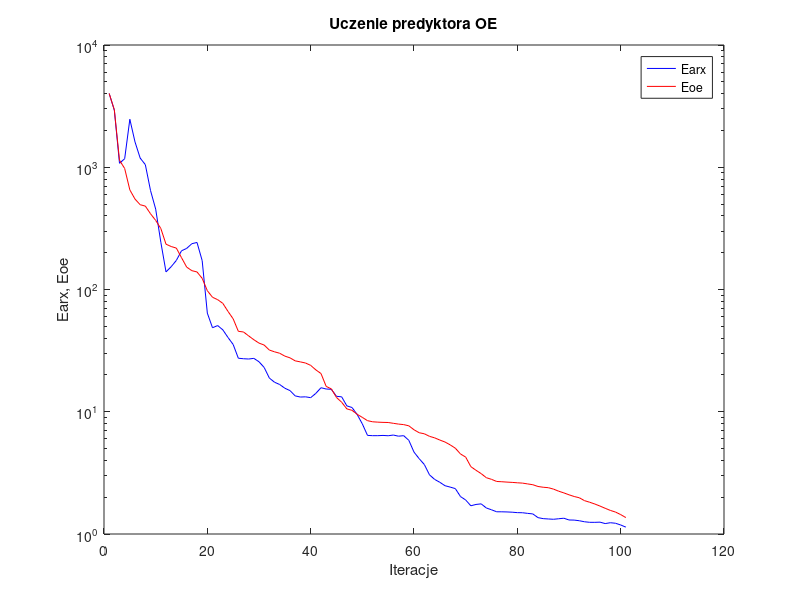
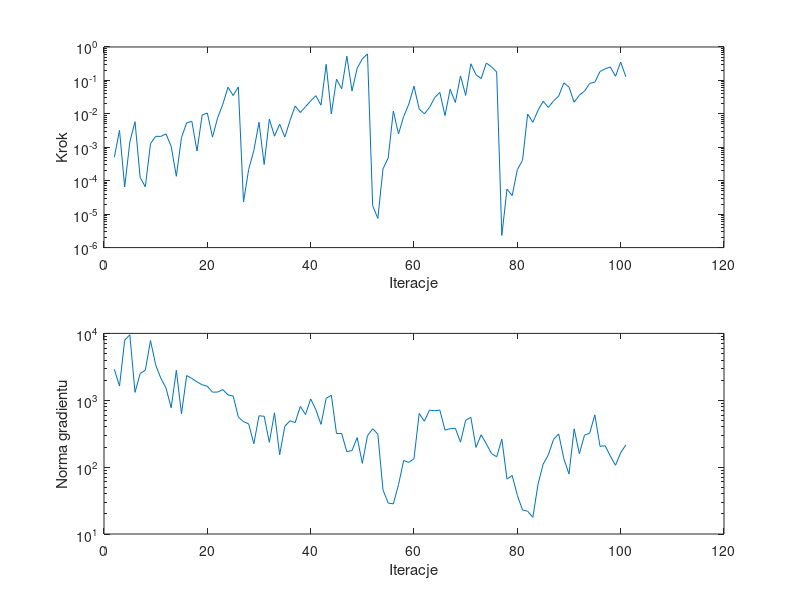

Recreate these plots in MATLAB, in order.
%uczenie predyktora oe
clear all;
n=0; farx(n+1)=4.009182e+003; foe(n+1)=4.014593e+003; wspucz(n+1)=0.000000e+000; ng(n+1)=0.000000e+000;
%odnowa zmiennej metryki
n=1; farx(n+1)=2.928010e+003; foe(n+1)=2.948513e+003; krok(n+1)=5.033545e-004; ng(n+1)=2.909504e+003;
n=2; farx(n+1)=1.077350e+003; foe(n+1)=1.141451e+003; krok(n+1)=3.223493e-003; ng(n+1)=1.629853e+003;
n=3; farx(n+1)=1.174452e+003; foe(n+1)=9.770200e+002; krok(n+1)=6.503398e-005; ng(n+1)=7.886044e+003;
n=4; farx(n+1)=2.468950e+003; foe(n+1)=6.528351e+002; krok(n+1)=1.442683e-003; ng(n+1)=9.545292e+003;
n=5; farx(n+1)=1.611356e+003; foe(n+1)=5.491162e+002; krok(n+1)=5.829556e-003; ng(n+1)=1.312746e+003;
n=6; farx(n+1)=1.188920e+003; foe(n+1)=4.938850e+002; krok(n+1)=1.244258e-004; ng(n+1)=2.508106e+003;
n=7; farx(n+1)=1.050149e+003; foe(n+1)=4.810470e+002; krok(n+1)=6.564208e-005; ng(n+1)=2.819320e+003;
n=8; farx(n+1)=6.460402e+002; foe(n+1)=4.166411e+002; krok(n+1)=1.284763e-003; ng(n+1)=7.815823e+003;
n=9; farx(n+1)=4.547228e+002; foe(n+1)=3.676745e+002; krok(n+1)=2.129131e-003; ng(n+1)=3.388456e+003;
n=10; farx(n+1)=2.435363e+002; foe(n+1)=3.155787e+002; krok(n+1)=2.118327e-003; ng(n+1)=2.128071e+003;
n=11; farx(n+1)=1.393684e+002; foe(n+1)=2.347788e+002; krok(n+1)=2.521031e-003; ng(n+1)=1.528136e+003;
n=12; farx(n+1)=1.536136e+002; foe(n+1)=2.247237e+002; krok(n+1)=1.066152e-003; ng(n+1)=7.714993e+002;
n=13; farx(n+1)=1.729477e+002; foe(n+1)=2.181458e+002; krok(n+1)=1.358214e-004; ng(n+1)=2.800346e+003;
n=14; farx(n+1)=2.073265e+002; foe(n+1)=1.822184e+002; krok(n+1)=1.954804e-003; ng(n+1)=6.294689e+002;
n=15; farx(n+1)=2.168091e+002; foe(n+1)=1.524909e+002; krok(n+1)=5.368339e-003; ng(n+1)=2.344550e+003;
n=16; farx(n+1)=2.369331e+002; foe(n+1)=1.426138e+002; krok(n+1)=5.981703e-003; ng(n+1)=2.118350e+003;
n=17; farx(n+1)=2.425726e+002; foe(n+1)=1.391913e+002; krok(n+1)=7.740461e-004; ng(n+1)=1.877528e+003;
n=18; farx(n+1)=1.723495e+002; foe(n+1)=1.234274e+002; krok(n+1)=9.299198e-003; ng(n+1)=1.706140e+003;
n=19; farx(n+1)=6.409204e+001; foe(n+1)=9.777789e+001; krok(n+1)=1.056509e-002; ng(n+1)=1.619525e+003;
n=20; farx(n+1)=4.866845e+001; foe(n+1)=8.639094e+001; krok(n+1)=2.013864e-003; ng(n+1)=1.321906e+003;
n=21; farx(n+1)=5.070611e+001; foe(n+1)=8.257903e+001; krok(n+1)=7.692316e-003; ng(n+1)=1.327321e+003;
n=22; farx(n+1)=4.676449e+001; foe(n+1)=7.701182e+001; krok(n+1)=1.941426e-002; ng(n+1)=1.443225e+003;
n=23; farx(n+1)=4.050378e+001; foe(n+1)=6.618534e+001; krok(n+1)=6.272594e-002; ng(n+1)=1.201846e+003;
n=24; farx(n+1)=3.549803e+001; foe(n+1)=5.754732e+001; krok(n+1)=3.535818e-002; ng(n+1)=1.158093e+003;
n=25; farx(n+1)=2.740054e+001; foe(n+1)=4.549376e+001; krok(n+1)=6.384007e-002; ng(n+1)=5.612637e+002;
%odnowa zmiennej metryki
n=26; farx(n+1)=2.714596e+001; foe(n+1)=4.493318e+001; krok(n+1)=2.299949e-005; ng(n+1)=4.792591e+002;
n=27; farx(n+1)=2.700232e+001; foe(n+1)=4.172320e+001; krok(n+1)=2.178332e-004; ng(n+1)=4.435629e+002;
n=28; farx(n+1)=2.734021e+001; foe(n+1)=3.883444e+001; krok(n+1)=7.968363e-004; ng(n+1)=2.235125e+002;
n=29; farx(n+1)=2.564410e+001; foe(n+1)=3.643923e+001; krok(n+1)=5.608389e-003; ng(n+1)=5.858692e+002;
n=30; farx(n+1)=2.302841e+001; foe(n+1)=3.512828e+001; krok(n+1)=3.063157e-004; ng(n+1)=5.759612e+002;
n=31; farx(n+1)=1.887338e+001; foe(n+1)=3.196766e+001; krok(n+1)=7.032104e-003; ng(n+1)=2.349903e+002;
n=32; farx(n+1)=1.744235e+001; foe(n+1)=3.092902e+001; krok(n+1)=2.144917e-003; ng(n+1)=6.501386e+002;
n=33; farx(n+1)=1.670834e+001; foe(n+1)=3.010197e+001; krok(n+1)=4.944619e-003; ng(n+1)=1.530510e+002;
n=34; farx(n+1)=1.557597e+001; foe(n+1)=2.851681e+001; krok(n+1)=2.021294e-003; ng(n+1)=4.091304e+002;
n=35; farx(n+1)=1.489429e+001; foe(n+1)=2.760556e+001; krok(n+1)=6.319511e-003; ng(n+1)=4.928749e+002;
n=36; farx(n+1)=1.348440e+001; foe(n+1)=2.608640e+001; krok(n+1)=1.716139e-002; ng(n+1)=4.632815e+002;
n=37; farx(n+1)=1.319301e+001; foe(n+1)=2.558354e+001; krok(n+1)=1.095618e-002; ng(n+1)=8.095227e+002;
n=38; farx(n+1)=1.324552e+001; foe(n+1)=2.504530e+001; krok(n+1)=1.640492e-002; ng(n+1)=6.111086e+002;
n=39; farx(n+1)=1.303897e+001; foe(n+1)=2.395871e+001; krok(n+1)=2.432476e-002; ng(n+1)=1.046652e+003;
n=40; farx(n+1)=1.413421e+001; foe(n+1)=2.200517e+001; krok(n+1)=3.497807e-002; ng(n+1)=7.243932e+002;
n=41; farx(n+1)=1.572448e+001; foe(n+1)=2.053909e+001; krok(n+1)=1.820180e-002; ng(n+1)=4.354615e+002;
n=42; farx(n+1)=1.534813e+001; foe(n+1)=1.612551e+001; krok(n+1)=3.023171e-001; ng(n+1)=1.069133e+003;
n=43; farx(n+1)=1.526417e+001; foe(n+1)=1.537645e+001; krok(n+1)=9.899545e-003; ng(n+1)=1.188590e+003;
n=44; farx(n+1)=1.337230e+001; foe(n+1)=1.309099e+001; krok(n+1)=1.088405e-001; ng(n+1)=3.189521e+002;
n=45; farx(n+1)=1.324680e+001; foe(n+1)=1.195670e+001; krok(n+1)=5.609462e-002; ng(n+1)=3.181686e+002;
n=46; farx(n+1)=1.116988e+001; foe(n+1)=1.055593e+001; krok(n+1)=5.312625e-001; ng(n+1)=1.702141e+002;
n=47; farx(n+1)=1.083300e+001; foe(n+1)=1.027462e+001; krok(n+1)=4.834060e-002; ng(n+1)=1.770937e+002;
n=48; farx(n+1)=9.496315e+000; foe(n+1)=9.531904e+000; krok(n+1)=2.320583e-001; ng(n+1)=2.766857e+002;
n=49; farx(n+1)=7.955224e+000; foe(n+1)=8.992283e+000; krok(n+1)=4.423764e-001; ng(n+1)=1.140513e+002;
n=50; farx(n+1)=6.406338e+000; foe(n+1)=8.455457e+000; krok(n+1)=6.211061e-001; ng(n+1)=2.953890e+002;
%odnowa zmiennej metryki
n=51; farx(n+1)=6.373425e+000; foe(n+1)=8.277729e+000; krok(n+1)=1.792006e-005; ng(n+1)=3.745240e+002;
n=52; farx(n+1)=6.373342e+000; foe(n+1)=8.222155e+000; krok(n+1)=7.471755e-006; ng(n+1)=3.115581e+002;
n=53; farx(n+1)=6.402427e+000; foe(n+1)=8.186743e+000; krok(n+1)=2.263251e-004; ng(n+1)=4.569334e+001;
n=54; farx(n+1)=6.363962e+000; foe(n+1)=8.167908e+000; krok(n+1)=4.788092e-004; ng(n+1)=2.900825e+001;
n=55; farx(n+1)=6.449181e+000; foe(n+1)=8.043774e+000; krok(n+1)=1.214548e-002; ng(n+1)=2.824082e+001;
n=56; farx(n+1)=6.311026e+000; foe(n+1)=7.927376e+000; krok(n+1)=2.511123e-003; ng(n+1)=5.479387e+001;
n=57; farx(n+1)=6.374554e+000; foe(n+1)=7.850341e+000; krok(n+1)=8.349282e-003; ng(n+1)=1.251466e+002;
n=58; farx(n+1)=5.835953e+000; foe(n+1)=7.673062e+000; krok(n+1)=1.958773e-002; ng(n+1)=1.179661e+002;
n=59; farx(n+1)=4.676532e+000; foe(n+1)=7.123251e+000; krok(n+1)=6.741320e-002; ng(n+1)=1.338199e+002;
n=60; farx(n+1)=4.132851e+000; foe(n+1)=6.735911e+000; krok(n+1)=1.401574e-002; ng(n+1)=6.358146e+002;
n=61; farx(n+1)=3.701131e+000; foe(n+1)=6.603814e+000; krok(n+1)=1.000091e-002; ng(n+1)=4.865401e+002;
n=62; farx(n+1)=3.046735e+000; foe(n+1)=6.294255e+000; krok(n+1)=1.555551e-002; ng(n+1)=7.103203e+002;
n=63; farx(n+1)=2.795655e+000; foe(n+1)=6.115667e+000; krok(n+1)=3.043820e-002; ng(n+1)=6.973604e+002;
n=64; farx(n+1)=2.647755e+000; foe(n+1)=5.868368e+000; krok(n+1)=4.382471e-002; ng(n+1)=7.133301e+002;
n=65; farx(n+1)=2.483527e+000; foe(n+1)=5.654456e+000; krok(n+1)=8.875371e-003; ng(n+1)=3.577056e+002;
n=66; farx(n+1)=2.419440e+000; foe(n+1)=5.360583e+000; krok(n+1)=5.442027e-002; ng(n+1)=3.753166e+002;
n=67; farx(n+1)=2.351413e+000; foe(n+1)=5.033619e+000; krok(n+1)=2.191235e-002; ng(n+1)=3.812524e+002;
n=68; farx(n+1)=2.023887e+000; foe(n+1)=4.514604e+000; krok(n+1)=1.365319e-001; ng(n+1)=2.359703e+002;
n=69; farx(n+1)=1.897610e+000; foe(n+1)=4.257570e+000; krok(n+1)=3.571281e-002; ng(n+1)=5.034755e+002;
n=70; farx(n+1)=1.701762e+000; foe(n+1)=3.556639e+000; krok(n+1)=3.138666e-001; ng(n+1)=5.552539e+002;
n=71; farx(n+1)=1.744779e+000; foe(n+1)=3.320679e+000; krok(n+1)=1.482616e-001; ng(n+1)=1.974040e+002;
n=72; farx(n+1)=1.764384e+000; foe(n+1)=3.118201e+000; krok(n+1)=1.134226e-001; ng(n+1)=3.050327e+002;
n=73; farx(n+1)=1.632461e+000; foe(n+1)=2.888080e+000; krok(n+1)=3.319551e-001; ng(n+1)=2.226281e+002;
n=74; farx(n+1)=1.577748e+000; foe(n+1)=2.799920e+000; krok(n+1)=2.538306e-001; ng(n+1)=1.598522e+002;
n=75; farx(n+1)=1.519823e+000; foe(n+1)=2.690139e+000; krok(n+1)=1.794685e-001; ng(n+1)=1.424827e+002;
%odnowa zmiennej metryki
n=76; farx(n+1)=1.519057e+000; foe(n+1)=2.676202e+000; krok(n+1)=2.311050e-006; ng(n+1)=2.623860e+002;
n=77; farx(n+1)=1.515074e+000; foe(n+1)=2.657966e+000; krok(n+1)=5.658127e-005; ng(n+1)=6.630782e+001;
n=78; farx(n+1)=1.507851e+000; foe(n+1)=2.643391e+000; krok(n+1)=3.572825e-005; ng(n+1)=7.499210e+001;
n=79; farx(n+1)=1.495575e+000; foe(n+1)=2.623924e+000; krok(n+1)=2.157932e-004; ng(n+1)=3.794732e+001;
n=80; farx(n+1)=1.492718e+000; foe(n+1)=2.607881e+000; krok(n+1)=4.053221e-004; ng(n+1)=2.286929e+001;
n=81; farx(n+1)=1.474679e+000; foe(n+1)=2.568262e+000; krok(n+1)=9.832841e-003; ng(n+1)=2.192823e+001;
n=82; farx(n+1)=1.459910e+000; foe(n+1)=2.529796e+000; krok(n+1)=5.608324e-003; ng(n+1)=1.773509e+001;
n=83; farx(n+1)=1.361001e+000; foe(n+1)=2.447265e+000; krok(n+1)=1.276026e-002; ng(n+1)=5.520031e+001;
n=84; farx(n+1)=1.335613e+000; foe(n+1)=2.412740e+000; krok(n+1)=2.387143e-002; ng(n+1)=1.107803e+002;
n=85; farx(n+1)=1.327294e+000; foe(n+1)=2.392464e+000; krok(n+1)=1.556168e-002; ng(n+1)=1.527568e+002;
n=86; farx(n+1)=1.319698e+000; foe(n+1)=2.329401e+000; krok(n+1)=2.419175e-002; ng(n+1)=2.591309e+002;
n=87; farx(n+1)=1.332853e+000; foe(n+1)=2.239627e+000; krok(n+1)=3.394649e-002; ng(n+1)=3.138357e+002;
n=88; farx(n+1)=1.346389e+000; foe(n+1)=2.168961e+000; krok(n+1)=8.430727e-002; ng(n+1)=1.342289e+002;
n=89; farx(n+1)=1.302126e+000; foe(n+1)=2.092711e+000; krok(n+1)=6.306675e-002; ng(n+1)=7.902945e+001;
n=90; farx(n+1)=1.299545e+000; foe(n+1)=2.026718e+000; krok(n+1)=2.223039e-002; ng(n+1)=3.741884e+002;
n=91; farx(n+1)=1.283764e+000; foe(n+1)=1.978611e+000; krok(n+1)=3.616714e-002; ng(n+1)=1.585774e+002;
n=92; farx(n+1)=1.259324e+000; foe(n+1)=1.874145e+000; krok(n+1)=4.773765e-002; ng(n+1)=2.999679e+002;
n=93; farx(n+1)=1.246204e+000; foe(n+1)=1.819170e+000; krok(n+1)=8.139610e-002; ng(n+1)=3.219950e+002;
n=94; farx(n+1)=1.245816e+000; foe(n+1)=1.758675e+000; krok(n+1)=8.892157e-002; ng(n+1)=6.061154e+002;
n=95; farx(n+1)=1.250250e+000; foe(n+1)=1.692506e+000; krok(n+1)=1.845727e-001; ng(n+1)=2.051945e+002;
n=96; farx(n+1)=1.216957e+000; foe(n+1)=1.623004e+000; krok(n+1)=2.223238e-001; ng(n+1)=2.085341e+002;
n=97; farx(n+1)=1.236801e+000; foe(n+1)=1.559541e+000; krok(n+1)=2.522670e-001; ng(n+1)=1.465137e+002;
n=98; farx(n+1)=1.224502e+000; foe(n+1)=1.511733e+000; krok(n+1)=1.328156e-001; ng(n+1)=1.064338e+002;
n=99; farx(n+1)=1.185315e+000; foe(n+1)=1.441500e+000; krok(n+1)=3.550835e-001; ng(n+1)=1.638796e+002;
n=100; farx(n+1)=1.138079e+000; foe(n+1)=1.362762e+000; krok(n+1)=1.284644e-001; ng(n+1)=2.152463e+002;

figure; semilogy(farx,'b'); hold on; semilogy(foe,'r'); xlabel('Iteracje'); ylabel('Earx, Eoe'); legend('Earx','Eoe'); title('Uczenie predyktora OE');
figure; subplot(2,1,1); semilogy(krok); xlabel('Iteracje'); ylabel('Krok');
subplot(2,1,2); semilogy(ng); xlabel('Iteracje'); ylabel('Norma gradientu');
Earx=farx(n+1)
Eoe=foe(n+1)
